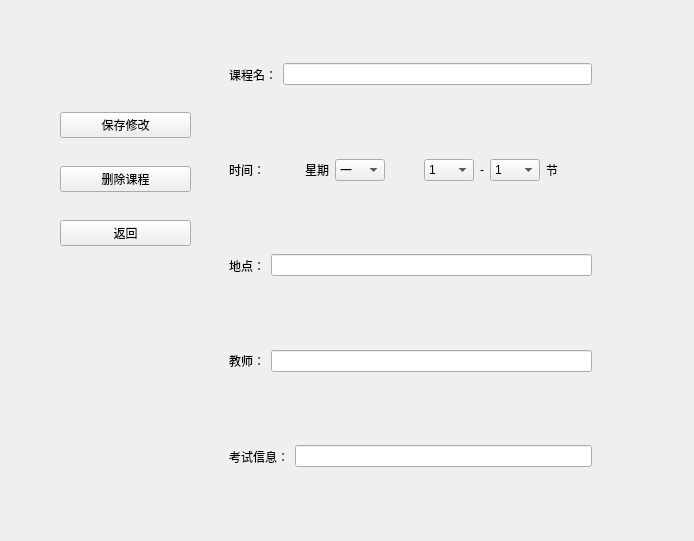
<?xml version="1.0" encoding="UTF-8"?>
<ui version="4.0">
 <class>course</class>
 <widget class="QWidget" name="course">
  <property name="geometry">
   <rect>
    <x>0</x>
    <y>0</y>
    <width>694</width>
    <height>541</height>
   </rect>
  </property>
  <property name="windowTitle">
   <string>Form</string>
  </property>
  <widget class="QWidget" name="widget_4" native="true">
   <property name="geometry">
    <rect>
     <x>220</x>
     <y>30</y>
     <width>381</width>
     <height>471</height>
    </rect>
   </property>
   <layout class="QVBoxLayout" name="verticalLayout">
    <item>
     <widget class="QWidget" name="widget" native="true">
      <layout class="QHBoxLayout" name="horizontalLayout_4">
       <item>
        <widget class="QLabel" name="label">
         <property name="text">
          <string>课程名：</string>
         </property>
        </widget>
       </item>
       <item>
        <widget class="QLineEdit" name="courseNameEdit"/>
       </item>
      </layout>
     </widget>
    </item>
    <item>
     <widget class="QWidget" name="widget_5" native="true">
      <layout class="QHBoxLayout" name="horizontalLayout_5">
       <item>
        <widget class="QLabel" name="label_4">
         <property name="text">
          <string>时间：</string>
         </property>
        </widget>
       </item>
       <item>
        <spacer name="horizontalSpacer">
         <property name="orientation">
          <enum>Qt::Horizontal</enum>
         </property>
         <property name="sizeHint" stdset="0">
          <size>
           <width>18</width>
           <height>20</height>
          </size>
         </property>
        </spacer>
       </item>
       <item>
        <widget class="QLabel" name="label_5">
         <property name="text">
          <string>星期</string>
         </property>
        </widget>
       </item>
       <item>
        <widget class="QComboBox" name="courseDayEdit">
         <property name="minimumSize">
          <size>
           <width>50</width>
           <height>0</height>
          </size>
         </property>
         <property name="maximumSize">
          <size>
           <width>50</width>
           <height>16777215</height>
          </size>
         </property>
         <item>
          <property name="text">
           <string>一</string>
          </property>
         </item>
         <item>
          <property name="text">
           <string>二</string>
          </property>
         </item>
         <item>
          <property name="text">
           <string>三</string>
          </property>
         </item>
         <item>
          <property name="text">
           <string>四</string>
          </property>
         </item>
         <item>
          <property name="text">
           <string>五</string>
          </property>
         </item>
         <item>
          <property name="text">
           <string>六</string>
          </property>
         </item>
         <item>
          <property name="text">
           <string>七</string>
          </property>
         </item>
        </widget>
       </item>
       <item>
        <spacer name="horizontalSpacer_2">
         <property name="orientation">
          <enum>Qt::Horizontal</enum>
         </property>
         <property name="sizeHint" stdset="0">
          <size>
           <width>18</width>
           <height>20</height>
          </size>
         </property>
        </spacer>
       </item>
       <item>
        <widget class="QComboBox" name="courseTimeBeginEdit">
         <property name="minimumSize">
          <size>
           <width>50</width>
           <height>0</height>
          </size>
         </property>
         <property name="maximumSize">
          <size>
           <width>50</width>
           <height>16777215</height>
          </size>
         </property>
         <item>
          <property name="text">
           <string>1</string>
          </property>
         </item>
         <item>
          <property name="text">
           <string>2</string>
          </property>
         </item>
         <item>
          <property name="text">
           <string>3</string>
          </property>
         </item>
         <item>
          <property name="text">
           <string>4</string>
          </property>
         </item>
         <item>
          <property name="text">
           <string>5</string>
          </property>
         </item>
         <item>
          <property name="text">
           <string>6</string>
          </property>
         </item>
         <item>
          <property name="text">
           <string>7</string>
          </property>
         </item>
         <item>
          <property name="text">
           <string>8</string>
          </property>
         </item>
         <item>
          <property name="text">
           <string>9</string>
          </property>
         </item>
         <item>
          <property name="text">
           <string>10</string>
          </property>
         </item>
         <item>
          <property name="text">
           <string>11</string>
          </property>
         </item>
        </widget>
       </item>
       <item>
        <widget class="QLabel" name="label_6">
         <property name="text">
          <string>-</string>
         </property>
        </widget>
       </item>
       <item>
        <widget class="QComboBox" name="courseTimeEndEdit">
         <property name="minimumSize">
          <size>
           <width>50</width>
           <height>0</height>
          </size>
         </property>
         <property name="maximumSize">
          <size>
           <width>50</width>
           <height>16777215</height>
          </size>
         </property>
         <item>
          <property name="text">
           <string>1</string>
          </property>
         </item>
         <item>
          <property name="text">
           <string>2</string>
          </property>
         </item>
         <item>
          <property name="text">
           <string>3</string>
          </property>
         </item>
         <item>
          <property name="text">
           <string>4</string>
          </property>
         </item>
         <item>
          <property name="text">
           <string>5</string>
          </property>
         </item>
         <item>
          <property name="text">
           <string>6</string>
          </property>
         </item>
         <item>
          <property name="text">
           <string>7</string>
          </property>
         </item>
         <item>
          <property name="text">
           <string>8</string>
          </property>
         </item>
         <item>
          <property name="text">
           <string>9</string>
          </property>
         </item>
         <item>
          <property name="text">
           <string>10</string>
          </property>
         </item>
         <item>
          <property name="text">
           <string>11</string>
          </property>
         </item>
        </widget>
       </item>
       <item>
        <widget class="QLabel" name="label_7">
         <property name="text">
          <string>节</string>
         </property>
        </widget>
       </item>
       <item>
        <spacer name="horizontalSpacer_3">
         <property name="orientation">
          <enum>Qt::Horizontal</enum>
         </property>
         <property name="sizeHint" stdset="0">
          <size>
           <width>18</width>
           <height>20</height>
          </size>
         </property>
        </spacer>
       </item>
      </layout>
     </widget>
    </item>
    <item>
     <widget class="QWidget" name="widget_2" native="true">
      <layout class="QHBoxLayout" name="horizontalLayout_2">
       <item>
        <widget class="QLabel" name="label_2">
         <property name="text">
          <string>地点：</string>
         </property>
        </widget>
       </item>
       <item>
        <widget class="QLineEdit" name="courseLocationEdit"/>
       </item>
      </layout>
     </widget>
    </item>
    <item>
     <widget class="QWidget" name="widget_3" native="true">
      <layout class="QHBoxLayout" name="horizontalLayout_3">
       <item>
        <widget class="QLabel" name="label_3">
         <property name="text">
          <string>教师：</string>
         </property>
        </widget>
       </item>
       <item>
        <widget class="QLineEdit" name="courseTeacherEdit"/>
       </item>
      </layout>
     </widget>
    </item>
    <item>
     <widget class="QWidget" name="widget_7" native="true">
      <layout class="QHBoxLayout" name="horizontalLayout_6">
       <item>
        <widget class="QLabel" name="label_8">
         <property name="text">
          <string>考试信息：</string>
         </property>
        </widget>
       </item>
       <item>
        <widget class="QLineEdit" name="courseExamInfoEdit"/>
       </item>
      </layout>
     </widget>
    </item>
   </layout>
  </widget>
  <widget class="QWidget" name="widget_6" native="true">
   <property name="geometry">
    <rect>
     <x>60</x>
     <y>90</y>
     <width>131</width>
     <height>181</height>
    </rect>
   </property>
   <layout class="QVBoxLayout" name="verticalLayout_2">
    <item>
     <widget class="QPushButton" name="saveButton">
      <property name="text">
       <string>保存修改</string>
      </property>
     </widget>
    </item>
    <item>
     <widget class="QPushButton" name="delButton">
      <property name="text">
       <string>删除课程</string>
      </property>
     </widget>
    </item>
    <item>
     <widget class="QPushButton" name="returnButton">
      <property name="text">
       <string>返回</string>
      </property>
     </widget>
    </item>
   </layout>
  </widget>
 </widget>
 <resources/>
 <connections/>
</ui>
